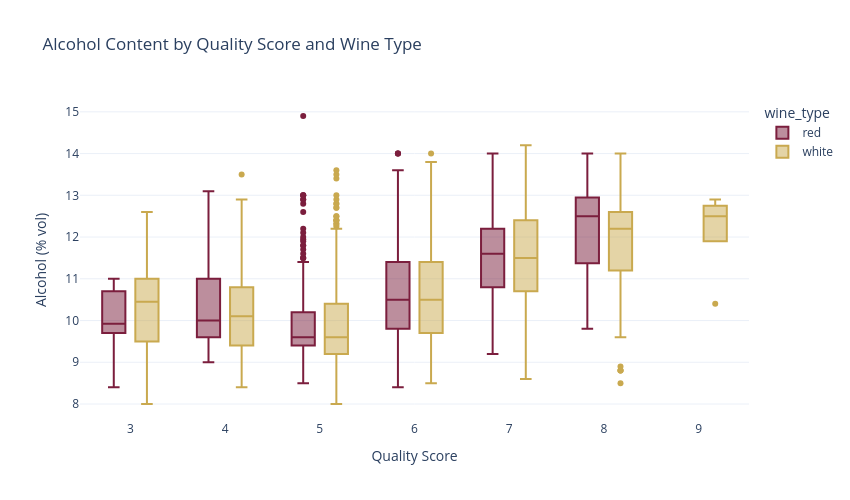

Notebook source saved alongside this figure:
### Markdown cell above
### 4.4 Interactive Plotly visualizations

Interactive charts make it easier to explore relationships between multiple variables at once
(hover for exact values, zoom into regions of interest).

### Code cell
fig = px.box(df, x='quality', y='alcohol', color='wine_type',
             color_discrete_map={'red': '#7b1e3d', 'white': '#c9a94f'},
             title='Alcohol Content by Quality Score and Wine Type',
             labels={'alcohol': 'Alcohol (% vol)', 'quality': 'Quality Score'})
fig.update_layout(width=850, height=500)
fig.write_image('outputs/04_alcohol_by_quality_plotly.png')
fig.show()

### Figure 1 — Plotly figure (JSON) as saved in the notebook; plotly's stock layout.template omitted (floating-point values rounded to 4 significant figures; data arrays with more than 128 entries replaced by an {"elided": "..."} marker saying what was removed)
{"data": [{"alignmentgroup": "True", "hovertemplate": "wine_type=red<br>Quality Score=%{x}<br>Alcohol (% vol)=%{y}<extra></extra>", "legendgroup": "red", "marker": {"color": "#7b1e3d"}, "name": "red", "notched": false, "offsetgroup": "red", "orientation": "v", "showlegend": true, "x": {"elided": "1359 int values"}, "x0": " ", "xaxis": "x", "y": {"elided": "1359 float values"}, "y0": " ", "yaxis": "y", "type": "box"}, {"alignmentgroup": "True", "hovertemplate": "wine_type=white<br>Quality Score=%{x}<br>Alcohol (% vol)=%{y}<extra></extra>", "legendgroup": "white", "marker": {"color": "#c9a94f"}, "name": "white", "notched": false, "offsetgroup": "white", "orientation": "v", "showlegend": true, "x": {"elided": "3961 int values"}, "x0": " ", "xaxis": "x", "y": {"elided": "3961 float values"}, "y0": " ", "yaxis": "y", "type": "box"}], "layout": {"xaxis": {"anchor": "y", "domain": [0.0, 1.0], "title": {"text": "Quality Score"}}, "yaxis": {"anchor": "x", "domain": [0.0, 1.0], "title": {"text": "Alcohol (% vol)"}}, "legend": {"title": {"text": "wine_type"}, "tracegroupgap": 0}, "title": {"text": "Alcohol Content by Quality Score and Wine Type"}, "boxmode": "group", "width": 850, "height": 500}}
